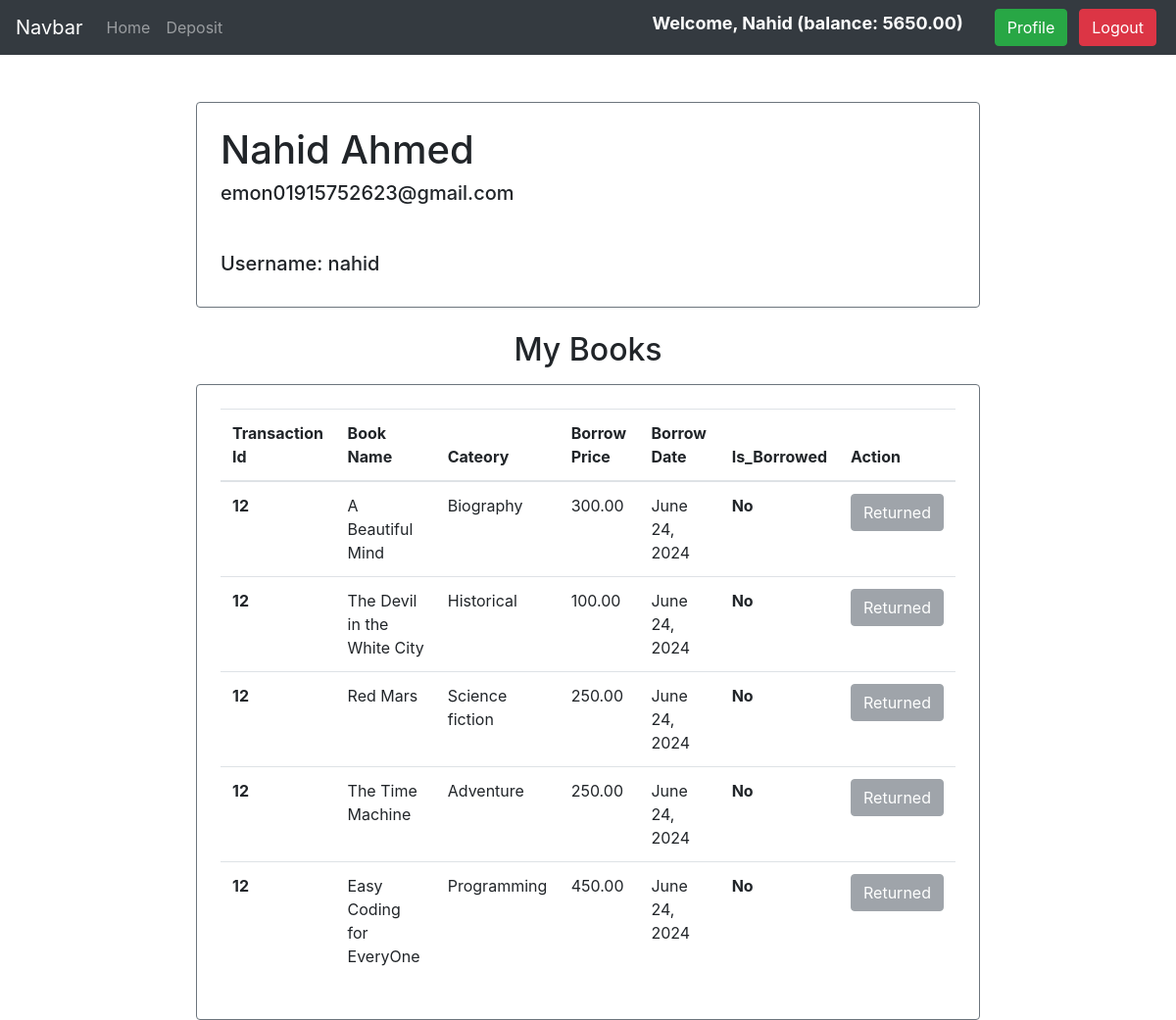
/authors/profile/ (signed in), run on the app's committed database.
### authors/models.py (models this page shows, shortened)
class Registration(models.Model):
    user = models.OneToOneField(User, on_delete=models.CASCADE, related_name='account')
    balance = models.DecimalField(default=0, max_digits=12, decimal_places=2)

### library/models.py (models this page shows, shortened)
class Book(models.Model):
    title = models.CharField(max_length=30)
    description = models.TextField()
    image = models.ImageField(upload_to='book_img')
    borrow_price = models.DecimalField(default=0, max_digits=6, decimal_places=2)
    borrow_date = models.DateField(auto_now=True)
    category = models.ForeignKey(Category, on_delete=models.CASCADE, null=True, blank=True)

class Category(models.Model):
    name = models.CharField(max_length=30)
    slug = models.SlugField(max_length=100, null=True, blank=True, unique=True)
    def __str__(self):
        return f'{self.name}'

### authors/views.py (the view)
# urls.py: path('profile/', profile,  name='profile'),
@login_required
def profile(request):
    borrow = Borrow.objects.filter(userId=request.user.id)
    transaction_id =  request.user.id
    books = []
    for obj in borrow:
        book = Book.objects.get(id=obj.bookId)
        books.append((book,obj.is_borrowed))
    return render(request, 'authors/profile.html', {'books': books, 'transaction_id': transaction_id})

### authors/templates/authors/profile.html (shortened to what this page needs)
{% extends 'base.html' %}
{% block body %}
<div class="col-8 mt-5 p-4 border border-secondary rounded" style="margin: auto; ">
    <div class="row">
        <div class="col-lg-8 col-md-8 col-sm-12">
            <h1>{{user.first_name}} {{user.last_name}}</h1>
            <h5 class="mt-2">{{user.email}}</h5>
            <h5 class="mt-5">Username: {{user.username}}</h5>
        </div>
    </div>
</div>
<h2 class="text-center mt-4">My Books</h2>
<div class="col-8 mt-3 p-4 border border-secondary rounded" style="margin: auto; ">
    <table class="table">
        <thead>
          <tr>
            <th scope="col">Transaction Id</th>
            <th scope="col">Book Name</th>
            <th scope="col">Cateory</th>
            <th scope="col">Borrow Price</th>
            <th scope="col">Borrow Date</th>
            <th scope="col">Is_Borrowed</th>
            <th scope="col">Action</th>
          </tr>
        </thead>
        <tbody>
            {% for tuple in books %}
            <tr>
                <th scope="row">{{transaction_id}}</th>
                <td>{{tuple.0.title}}</td>
                <td>{{tuple.0.category}}</td>
                <td>{{tuple.0.borrow_price}}</td>
                <td>{{tuple.0.borrow_date}}</td>
                {% if tuple.1 is True %}
                <td><b>Yes</b></td>
                {% else %}
                <td><b>No</b></td>
                {% endif %}
                {% if tuple.1 is True %}
                <td><a href="{% url 'return' tuple.0.id %}" class="btn btn-danger">Return</a></td>
                {% else %}
                <td><button class="btn btn-secondary" disabled>Returned</button></td>
                {% endif %}
            </tr>
            {% endfor %}
        </tbody>
      </table>
</div>
{% endblock %}

### core/templates/base.html (shortened to what this page needs)
<!doctype html>
<html lang="en">
  <head>
    <link rel="stylesheet" href="https://cdn.jsdelivr.net/npm/bootstrap@4.0.0/dist/css/bootstrap.min.css">
  </head>
  <body>
    {% include 'navbar.html' %}
    {% block body %}
    {% endblock %}
  </body>
</html>

### core/templates/navbar.html (shortened to what this page needs)
<nav class="navbar navbar-expand-lg navbar-dark bg-dark">
    <a class="navbar-brand" href="#">Navbar</a>
    <div class="collapse navbar-collapse" id="navbarSupportedContent">
      <ul class="navbar-nav mr-auto">
        <li class="nav-item">
          <a class="nav-link" href="{% url 'home' %}">Home</a>
        </li>
        {% if user.is_authenticated %}
        <li class="nav-item">
          <a class="nav-link" href="{% url 'deposit' %}">Deposit</a>
        </li>
        {% endif %}
      </ul>
      <div class="form-inline my-2 my-lg-0">
        {% if user.is_authenticated %}
        <h5 class="mr-4 text-white" style="font-size: 18px; font-weight: bolder;">Welcome, {{ user.first_name}} (balance: {{user.account.balance}})</h5>
        <a class="text-white btn btn-success mx-2" href="{% url 'profile' %}">Profile</a>
        <form action="{% url 'logout' %}" method="post">
          <button type="submit" class="btn btn-danger mx-1">Logout</button>
        </form>
        {% else %}
        <a href="{% url 'register' %}" class="btn btn-success mx-2">Register</a>
        <a href="{% url 'login' %}" class="btn btn-primary mx-1">Login</a>
        {% endif %}
      </div>
    </div>
  </nav>

### data on the page
Book: title "A Beautiful Mind", category.name "Biography", borrow_price "300.00", borrow_date "June 24, 2024"
Book: title "The Devil in the White City", category.name "Historical", borrow_price "100.00", borrow_date "June 24, 2024"
Book: title "Red Mars", category.name "Science fiction", borrow_price "250.00", borrow_date "June 24, 2024"
Book: title "The Time Machine", category.name "Adventure", borrow_price "250.00", borrow_date "June 24, 2024"
Book: title "Easy Coding for EveryOne", category.name "Programming", borrow_price "450.00", borrow_date "June 24, 2024"

### other printed values
{{ user.first_name }} "Nahid"
{{ user.account.balance }} "5650.00"
{{ user.last_name }} "Ahmed"
{{ user.email }} "emon01915752623@gmail.com"
{{ user.username }} "nahid"
